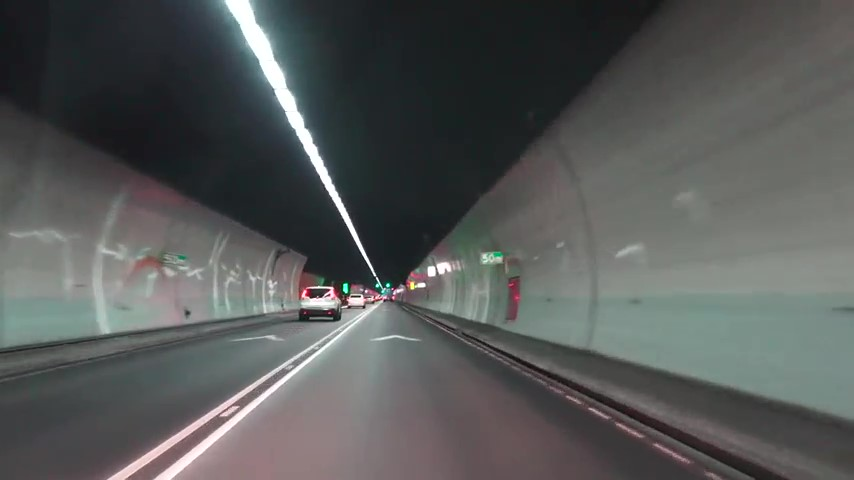
#> input picture Project0_LaneDetector/PictureDetector/test_images/input.jpg, 854 x 480 px
$ python lanedetector.py
#> lines starting #> are read from the running program, lines starting #| are printed output that depends on the picture; after the words box and inside, x2 and y2 are one past the last pixel; in counts of white or black regions, pixels touching at a corner belong together
#import some useful packages
import matplotlib.pyplot as plt
import numpy as np
import cv2

def gray_image(image):
    return cv2.cvtColor(image,cv2.COLOR_RGB2GRAY)

def gauss_blur(image,kernel_size):
    return cv2.GaussianBlur(image,(kernel_size,kernel_size),0)

def region_of_interests(image,vertices):
    mask = np.zeros_like(image)
    if len(vertices)>2:
        channel_count = image.shape[2]
        ignore_mask_color = (255,)*channel_count
    else:
        ignore_mask_color = 255
    cv2.fillPoly(mask, vertices, ignore_mask_color)

    masked_image = cv2.bitwise_and(mask,image)
    return masked_image

def draw_lines(image,lines,color=[0, 255, 0], thickness=2):
    for line in lines:
        for x1, y1, x2, y2 in line:
            cv2.line(image, (x1, y1), (x2, y2), color, thickness)

def hough_lines(image, rho, theta, threshold, min_line_length, max_line_gap):
    lines = cv2.HoughLinesP(image, rho, theta, threshold, np.array([]), minLineLength=min_line_length,
                            maxLineGap=max_line_gap)
    line_img = np.zeros((image.shape[0],image.shape[1],3),dtype=np.uint8)
    draw_lines(line_img,lines)
    return line_img

def line_detect(image):
    #change to gray picture
    gray = gray_image(image)
    cv2.imshow('gray',gray)

    #gaussian blur
    kernel_size = 9
    blur_gray = gauss_blur(image,kernel_size)
    cv2.imshow('blur', blur_gray)

    #canny edge detect
    low_threshold = 10
    high_threshold = 150
    edges = cv2.Canny(blur_gray,low_threshold,high_threshold)
    cv2.imshow('edges',edges)

    #ROI
    imshape = image.shape
    vertices = np.array([[(0,imshape[0]),(0.45*imshape[1],0.6*imshape[0]),(0.6*imshape[1],0.45*imshape[0]),(imshape[1],imshape[0])]],dtype=np.int32)
    masked_image = region_of_interests(edges,vertices)
    cv2.imshow('masked_image',masked_image)

    #hough detect
    rho = 1
    theta = np.pi / 180
    threshold = 100
    min_line_length = 150
    max_line_gap = 100
    line_image = hough_lines(masked_image, rho, theta, threshold, min_line_length, max_line_gap)
    cv2.imshow('hough_image',line_image)

    #add weight
    result = cv2.addWeighted(line_image,0.9,image,1.,0.)
    cv2.imshow('result',result)

#read an image
img = cv2.imread("test_images/input.jpg")
#> img is the input picture: shape (480, 854, 3); mean B, G, R 88, 88.7, 86.5
print('This image shape:',img.shape)
#| This image shape: (480, 854, 3)

line_detect(img)
#> in gray_image, `return cv2.cvtColor(image,cv2.COLOR_RGB2GRAY)`:
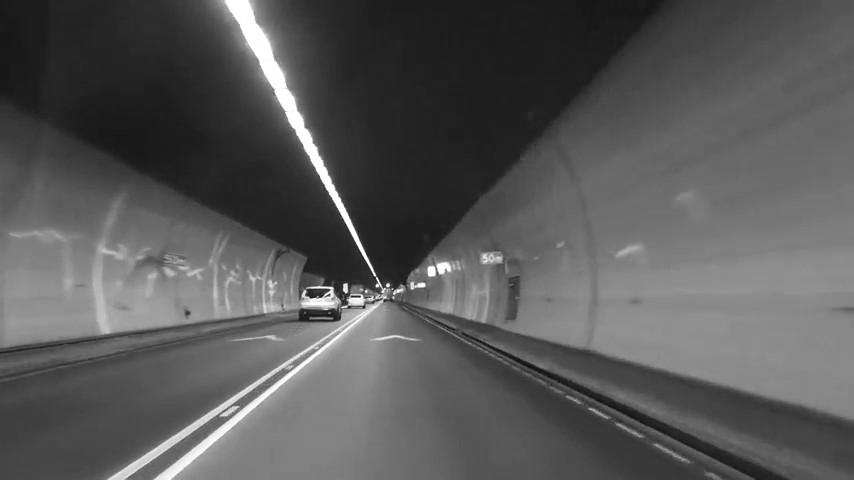
#> returned value: shape (480, 854); min 12, max 255, mean 88.2
#> in line_detect, `edges = cv2.Canny(blur_gray,low_threshold,high_threshold)`:
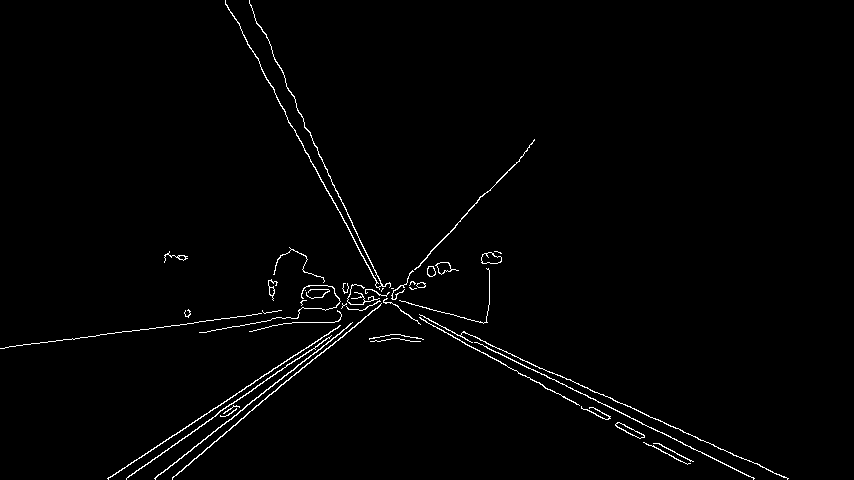
#> edges: shape (480, 854); 1.4% white in thin lines or dots
#> in region_of_interests, `cv2.fillPoly(mask, vertices, ignore_mask_color)`:
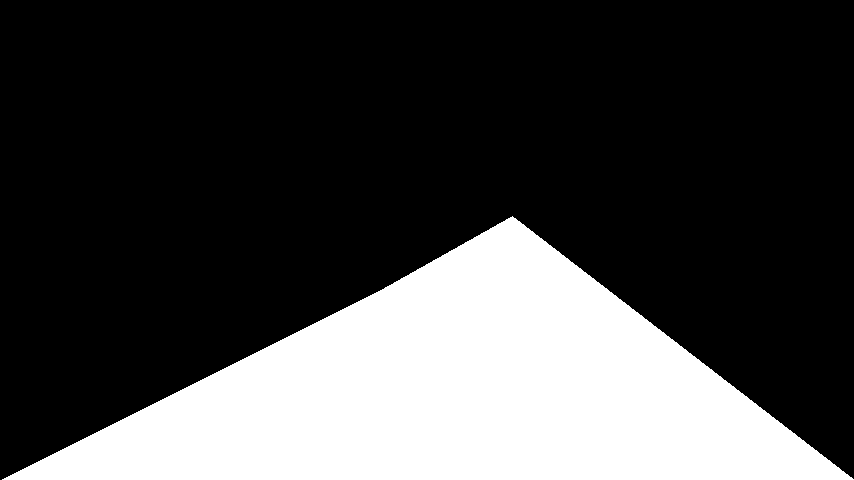
#> mask: shape (480, 854); 27.1% white; 1 white region, box (x1, y1, x2, y2) and area: (2, 216, 854, 480) 111131
#> in region_of_interests, `masked_image = cv2.bitwise_and(mask,image)`:
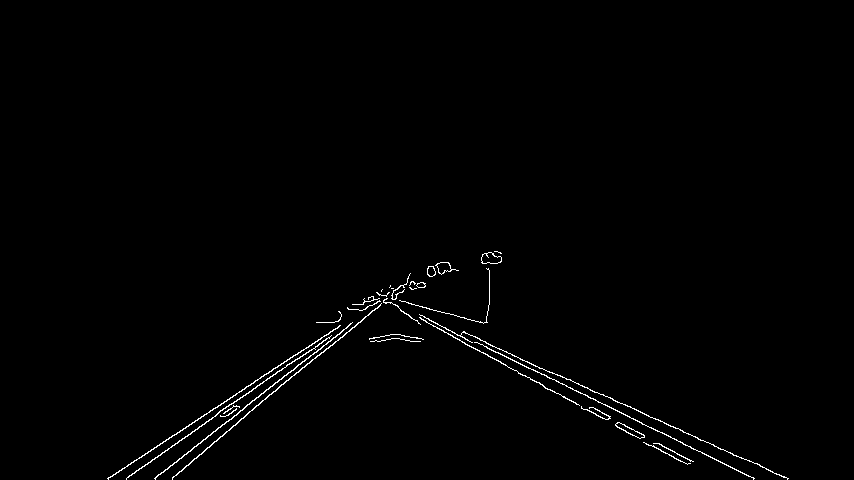
#> masked_image: shape (480, 854); 0.89% white in thin lines or dots, all inside (x1, y1, x2, y2) = (107, 251, 789, 480)
#> in hough_lines, `lines = cv2.HoughLinesP(image, rho, theta, threshold, np.array([]), mi..`: lines = [[378, 294, 754, 478], [154, 478, 407, 280], [386, 299, 788, 478], [126, 479, 430, 266], [240, 419, 428, 266], [395, 304, 678, 460], [107, 478, 438, 263], [128, 476, 400, 285], [462, 332, 759, 464], [172, 477, 384, 299], [376, 292, 687, 464], [201, 416, 431, 266]]
#> the loop in draw_lines, `for line in lines:` made 12 passes
#> after the loop in draw_lines, `for line in lines:`:
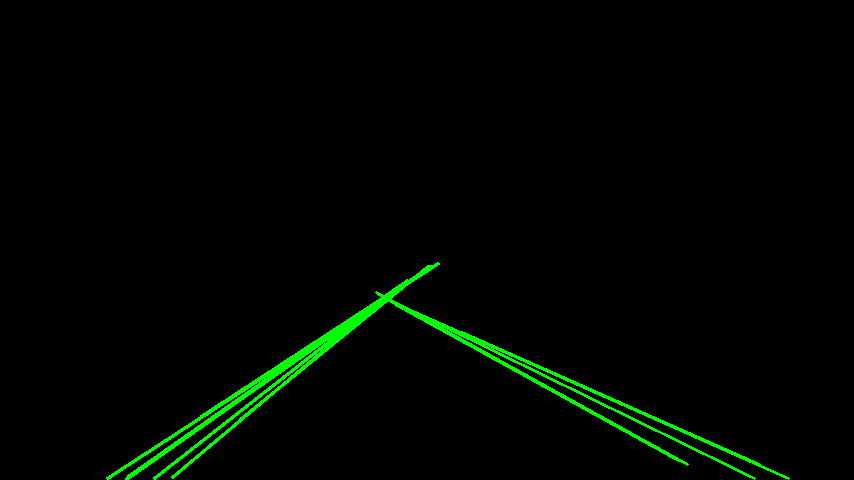
#> image: shape (480, 854, 3); mean of channels 0, 1, 2 0, 5.1, 0; drawn as B, G, R
#> in line_detect, `result = cv2.addWeighted(line_image,0.9,image,1.,0.)`:
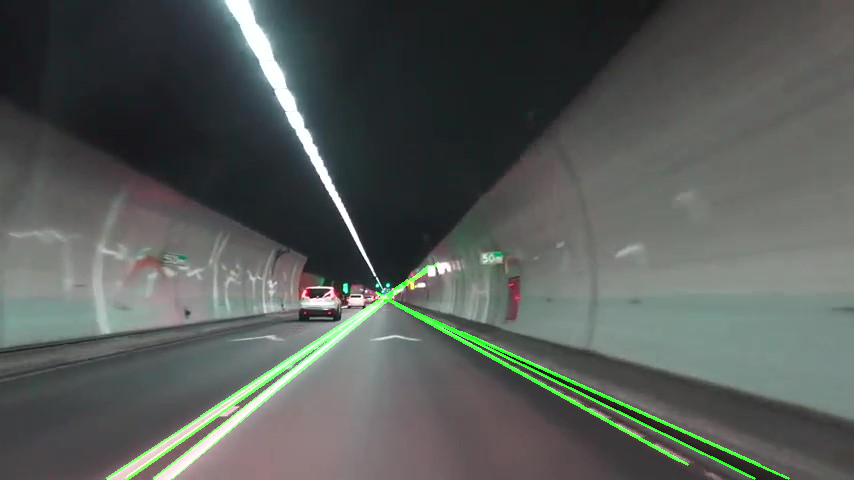
#> result: shape (480, 854, 3); mean of channels 0, 1, 2 88, 91.3, 86.5; drawn as B, G, R


cv2.waitKey(10000)
cv2.destroyAllWindows()
